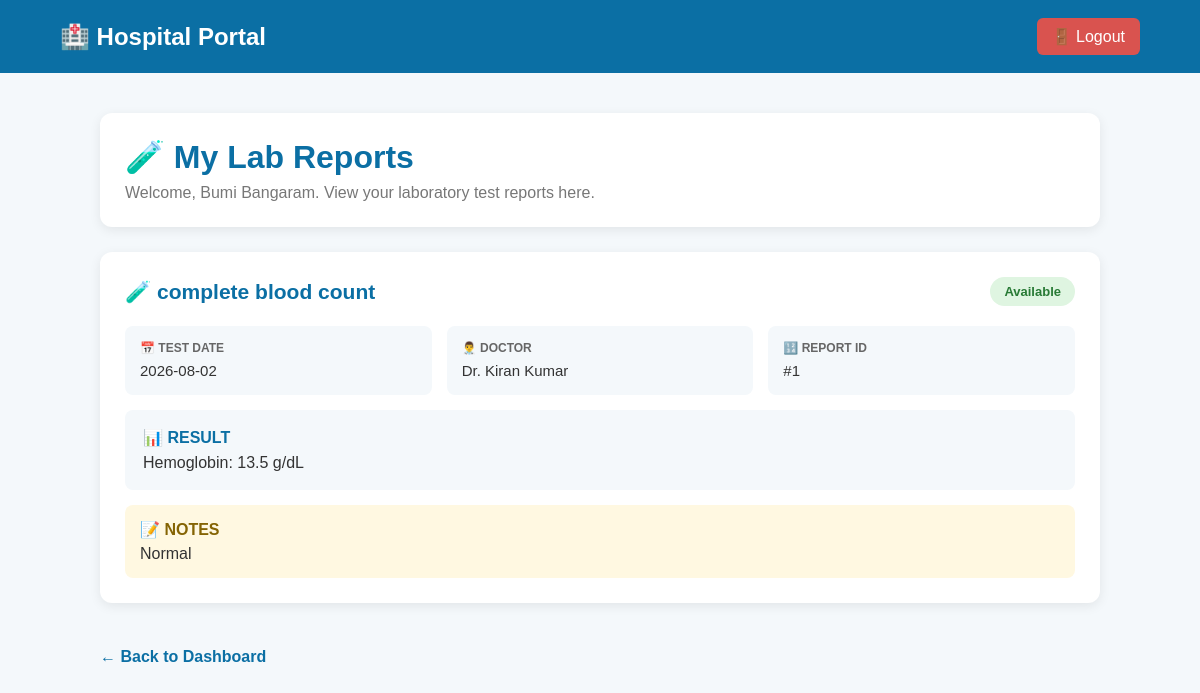
Page /lab-reports (signed in) on the committed database.
### tables this page shows
CREATE TABLE lab_reports (
            id INTEGER PRIMARY KEY AUTOINCREMENT,

            patient_id INTEGER NOT NULL,

            doctor_name TEXT,

            test_name TEXT NOT NULL,

            test_date TEXT NOT NULL,

            result TEXT,

            status TEXT DEFAULT 'Available',

            notes TEXT,

            created_at TEXT DEFAULT CURRENT_TIMESTAMP,

            FOREIGN KEY (patient_id)
            REFERENCES patients(id)
        );

### app.py (the view)
@app.route("/lab-reports")
def lab_reports():
    if "patient_id" not in session:
        return redirect(url_for("login"))
    connection = get_database()
    reports = connection.execute(
        """
        SELECT *
        FROM lab_reports
        WHERE patient_id = ?
        ORDER BY test_date DESC
        """,
        (session["patient_id"],)
    ).fetchall()
    connection.close()
    return render_template(
        "lab_reports.html",
        reports=reports,
        patient_name=session["patient_name"]
    )

### app.py (called while the page is built)
def get_database():
    connection = sqlite3.connect("hospital.db")
    connection.row_factory = sqlite3.Row
    return connection

### templates/lab_reports.html (shortened to what this page needs)
<!DOCTYPE html>
<html lang="en">
<head>
</head>
<body>
    <nav>
        <div class="logo">
            🏥 Hospital Portal
        </div>
        <a
            href="{{ url_for('logout') }}"
            class="logout"
        >
            🚪 Logout
        </a>
    </nav>
    <div class="container">
        <div class="header">
            <h1>
                🧪 My Lab Reports
            </h1>
            <p>
                Welcome, {{ patient_name }}.
                View your laboratory test reports here.
            </p>
        </div>
        {% if reports %}
            {% for report in reports %}
                <div class="report-card">
                    <div class="report-top">
                        <div class="test-name">
                            🧪 {{ report["test_name"] }}
                        </div>
                        <div class="status">
                            {{ report["status"] }}
                        </div>
                    </div>
                    <div class="details">
                        <div class="detail">
                            <strong>
                                📅 TEST DATE
                            </strong>
                            <span>
                                {{ report["test_date"] }}
                            </span>
                        </div>
                        <div class="detail">
                            <strong>
                                👨‍⚕️ DOCTOR
                            </strong>
                            <span>
                                {{ report["doctor_name"] or "Not specified" }}
                            </span>
                        </div>
                        <div class="detail">
                            <strong>
                                🔢 REPORT ID
                            </strong>
                            <span>
                                #{{ report["id"] }}
                            </span>
                        </div>
                    </div>
                    <div class="result">
                        <strong>
                            📊 RESULT
                        </strong>
                        <span>
                            {{ report["result"] or "Result not available yet." }}
                        </span>
                    </div>
                    {% if report["notes"] %}
                        <div class="notes">
                            <strong>
                                📝 NOTES
                            </strong>
                            <span>
                                {{ report["notes"] }}
                            </span>
                        </div>
                    {% endif %}
                </div>
            {% endfor %}
        {% endif %}
        <a
            href="{{ url_for('patient_dashboard') }}"
            class="back"
        >
            ← Back to Dashboard
        </a>
    </div>
</body>
</html>

### templates/lab_reports.html (style rules this page uses)
* { margin: 0; padding: 0; box-sizing: border-box; font-family: Arial, sans-serif; }
body { background: #f4f8fb; color: #333; min-height: 100vh; }
nav { background: #0b6fa4; padding: 18px 60px; display: flex; justify-content: space-between; align-items: center; }
.logo { color: white; font-size: 24px; font-weight: bold; }
.logout { color: white; text-decoration: none; background: #d9534f; padding: 9px 15px; border-radius: 6px; }
.container { width: 1000px; max-width: 94%; margin: 40px auto; }
.header { background: white; padding: 25px; border-radius: 12px; margin-bottom: 25px; box-shadow: 0 3px 12px rgba(0, 0, 0, 0.08); }
.header h1 { color: #0b6fa4; margin-bottom: 8px; }
.header p { color: #777; }
.report-card { background: white; padding: 25px; border-radius: 12px; margin-bottom: 20px; box-shadow: 0 3px 12px rgba(0, 0, 0, 0.08); }
.report-top { display: flex; justify-content: space-between; align-items: center; margin-bottom: 20px; }
.test-name { color: #0b6fa4; font-size: 21px; font-weight: bold; }
.status { background: #dff5e1; color: #287a35; padding: 7px 14px; border-radius: 20px; font-size: 13px; font-weight: bold; }
.details { display: grid; grid-template-columns: repeat(3, 1fr); gap: 15px; }
.detail { background: #f4f8fb; padding: 15px; border-radius: 8px; }
.detail strong { display: block; color: #666; font-size: 12px; margin-bottom: 7px; }
.detail span { font-size: 15px; color: #333; }
.result { margin-top: 15px; background: #f4f8fb; padding: 18px; border-radius: 8px; }
.result strong { color: #0b6fa4; display: block; margin-bottom: 7px; }
.notes { margin-top: 15px; background: #fff8e1; padding: 15px; border-radius: 8px; }
.notes strong { color: #856404; display: block; margin-bottom: 6px; }
.back { display: inline-block; margin-top: 25px; color: #0b6fa4; text-decoration: none; font-weight: bold; }

### rows in the picture
lab_reports: test_name "complete blood count", status "Available", test_date "2026-08-02", doctor_name "Dr. Kiran Kumar", id "1", result "Hemoglobin: 13.5 g/dL", notes "Normal"

### other values in the picture
{{ patient_name }} "Bumi Bangaram"
